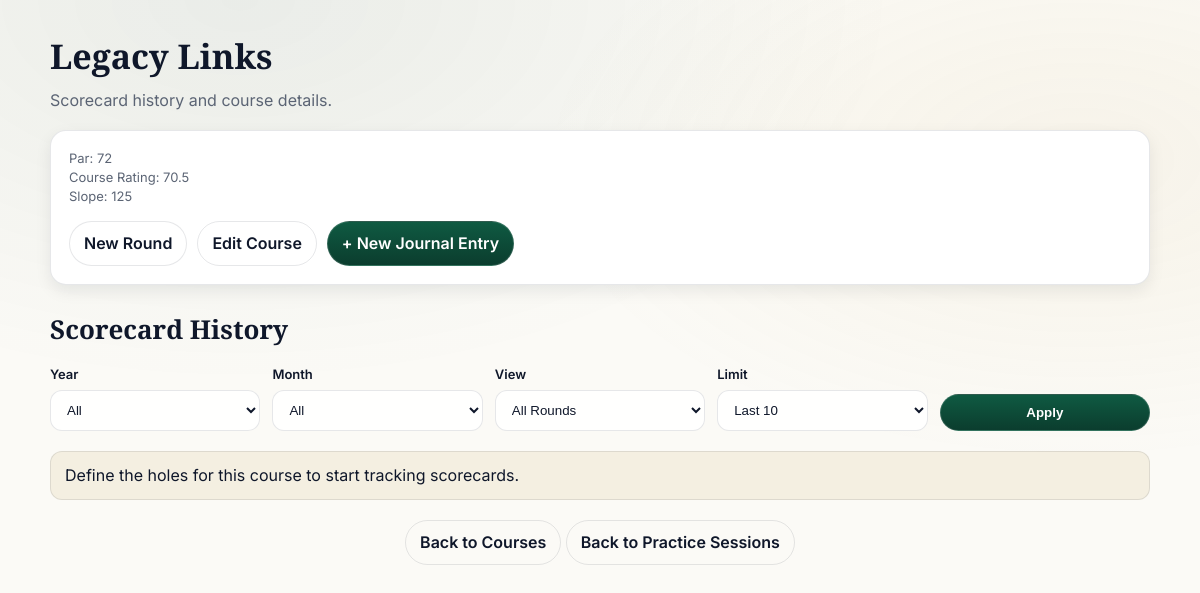
The app's page /courses/1 (signed in) with its own data.
### tables this page shows
CREATE TABLE courses (
    id INTEGER PRIMARY KEY AUTOINCREMENT,
    name TEXT NOT NULL UNIQUE,
    par INTEGER,
    course_rating REAL,
    slope INTEGER
, website_url TEXT);

### app.py (the view, shortened to what this page needs)
@app.route('/courses/<int:course_id>')
@login_required
def course_details(course_id):
    db = get_db()
    selected_year = request.args.get('year')
    selected_month = request.args.get('month')
    selected_view = request.args.get('view', 'all')
    selected_limit = request.args.get('limit', '10')
    limit_value = None
    if selected_limit and selected_limit.lower() not in {'all', '0'}:
        try:
            limit_value = max(1, int(selected_limit))
        except ValueError:
            limit_value = 10
    course = db.execute(
        'SELECT id, name, par, course_rating, slope, website_url FROM courses WHERE id = ?',
        (course_id,)
    ).fetchone()
    if course is None:
        return "Course not found", 404
    holes = db.execute(
        'SELECT id, hole_number, par FROM holes WHERE course_id = ? ORDER BY hole_number',
        (course_id,)
    ).fetchall()
    years_rows = db.execute(
        "SELECT DISTINCT strftime('%Y', entry_date) AS year FROM journal_entries WHERE course_id = ? AND user_id = ? ORDER BY year DESC",
        (course_id, current_user.id)
    ).fetchall()
    available_years = [row['year'] for row in years_rows if row['year']]
    if selected_year:
        months_rows = db.execute(
            "SELECT DISTINCT strftime('%m', entry_date) AS month FROM journal_entries WHERE course_id = ? AND user_id = ? AND strftime('%Y', entry_date) = ? ORDER BY month DESC",
            (course_id, current_user.id, selected_year)
        ).fetchall()
    else:
        months_rows = db.execute(
            "SELECT DISTINCT strftime('%m', entry_date) AS month FROM journal_entries WHERE course_id = ? AND user_id = ? ORDER BY month DESC",
            (course_id, current_user.id)
        ).fetchall()
    available_months = [
        {'value': row['month'], 'label': calendar.month_name[int(row['month'])]}
        for row in months_rows if row['month']
    ]
    entries_query = 'SELECT id, entry_date FROM journal_entries WHERE course_id = ? AND user_id = ?'
    query_params = [course_id, current_user.id]
    if selected_year:
        entries_query += " AND strftime('%Y', entry_date) = ?"
        query_params.append(selected_year)
    if selected_month:
        selected_month = selected_month.zfill(2)
        entries_query += " AND strftime('%m', entry_date) = ?"
        query_params.append(selected_month)
    entries_query += ' ORDER BY entry_date DESC'
    if limit_value is not None:
        entries_query += ' LIMIT ?'
        query_params.append(limit_value)
    entries = db.execute(entries_query, tuple(query_params)).fetchall()
    scores_rows = db.execute(
        'SELECT s.journal_entry_id, h.hole_number, s.score '
        'FROM scores s '
        'JOIN holes h ON s.hole_id = h.id '
        'JOIN journal_entries je ON s.journal_entry_id = je.id '
        'WHERE h.course_id = ? AND je.user_id = ? '
        'ORDER BY s.journal_entry_id, h.hole_number',
        (course_id, current_user.id)
    ).fetchall()
    scores_by_entry = {}
    for row in scores_rows:
        scores_by_entry.setdefault(row['journal_entry_id'], {})[row['hole_number']] = row['score']
    par_out = sum(hole['par'] for hole in holes if hole['hole_number'] <= 9)
    par_in = sum(hole['par'] for hole in holes if hole['hole_number'] > 9)
    par_total = par_out + par_in
    entry_rows = []
    totals_with_scores = [entry['total'] for entry in entry_rows if entry['total'] is not None]
    best_total = min(totals_with_scores) if totals_with_scores else None
    to_par_values = [entry['to_par'] for entry in entry_rows if entry['to_par'] is not None]
    best_to_par = min(to_par_values) if to_par_values else None
    for entry in entry_rows:
        entry['is_best'] = best_total is not None and entry['total'] == best_total
        entry['is_best_to_par'] = best_to_par is not None and entry['to_par'] == best_to_par
    if selected_view == 'best':
        entry_rows = [entry for entry in entry_rows if entry.get('is_best')]
    elif selected_view == 'best_to_par':
        entry_rows = [entry for entry in entry_rows if entry.get('is_best_to_par')]
    return render_template(
        'course_details.html',
        course=course,
        holes=holes,
        entry_rows=entry_rows,
        par_out=par_out,
        par_in=par_in,
        par_total=par_total,
        available_years=available_years,
        available_months=available_months,
        selected_year=selected_year,
        selected_month=selected_month,
        selected_view=selected_view,
        selected_limit=selected_limit,
    )

### app.py (called while the page is built)
def get_db():
    if 'db' not in g:
        g.db = sqlite3.connect(
            app.config['DATABASE'],
            detect_types=sqlite3.PARSE_DECLTYPES
        )
        g.db.row_factory = sqlite3.Row
    return g.db

@login_manager.user_loader
def load_user(user_id):
    db = get_db()
    row = db.execute('SELECT id, username, password_hash, is_admin FROM users WHERE id = ?', (user_id,)).fetchone()
    if row is None:
        return None
    return User(row['id'], row['username'], row['password_hash'], row['is_admin'])

### templates/course_details.html (shortened to what this page needs)
<!doctype html>
<html lang="en">
<head>
    <link rel="stylesheet" href="{{ url_for('static', filename='style.css') }}">
</head>
<body>
    <div class="container">
        <h1 class="page-title">{{ course.name }}</h1>
        <p class="page-subtitle">Scorecard history and course details.</p>
        <div class="card">
            <div class="meta">Par: {{ course.par }}</div>
            <div class="meta">Course Rating: {{ course.course_rating }}</div>
            <div class="meta">Slope: {{ course.slope }}</div>
            <div style="margin-top: 15px; display: flex; gap: 10px; flex-wrap: wrap;">
                {% if current_user.is_authenticated and current_user.is_admin %}
                    <a href="{{ url_for('add_holes_to_course', course_id=course.id) }}" class="btn">New Round</a>
                    <a href="{{ url_for('edit_course', course_id=course.id) }}" class="btn btn-ghost">Edit Course</a>
                {% endif %}
                <a href="{{ url_for('add_journal_entry') }}" class="btn btn-primary">+ New Journal Entry</a>
            </div>
        </div>
        <h2 class="page-title" style="font-size: 26px;">Scorecard History</h2>
        <form method="get" class="scorecard-filters">
            <div class="field">
                <label for="year">Year</label>
                <select id="year" name="year">
                    <option value="">All</option>
                </select>
            </div>
            <div class="field">
                <label for="month">Month</label>
                <select id="month" name="month">
                    <option value="">All</option>
                </select>
            </div>
            <div class="field">
                <label for="view">View</label>
                <select id="view" name="view">
                    <option value="all" {% if selected_view == 'all' %}selected{% endif %}>All Rounds</option>
                </select>
            </div>
            <div class="field">
                <label for="limit">Limit</label>
                <select id="limit" name="limit">
                    <option value="10" {% if selected_limit == '10' %}selected{% endif %}>Last 10</option>
                </select>
            </div>
            <div class="field">
                <label>&nbsp;</label>
                <button type="submit" class="btn btn-primary">Apply</button>
            </div>
        </form>
        {% if not holes %}
            <p class="alert">Define the holes for this course to start tracking scorecards.</p>
        {% endif %}
        <p style="margin-top: 20px; text-align: center;">
            <a href="{{ url_for('course_list') }}" class="btn btn-ghost">Back to Courses</a>
            <a href="{{ url_for('dashboard') }}" class="btn btn-ghost">Back to Practice Sessions</a>
        </p>
    </div>
</body>
</html>

### static/style.css (style rules this page uses)
:root { --bg: #fbfaf6; --surface: #ffffff; --surface-2: #f5f4ee; --text: #0f172a; --muted: #5b6474; --border: rgba(15, 23, 42, 0.10); --green: #0b3d2e; --green-2: #0f5a42; --gold: #c7a24a; --danger: #b42318; --shadow: 0 12px 30px rgba(15, 23, 42, 0.08); --shadow-sm: 0 6px 16px rgba(15, 23, 42, 0.08); --radius: 16px; --radius-sm: 12px; }
* { box-sizing: border-box; }
html, body { height: 100%; }
body { margin: 0; background: radial-gradient(1200px 700px at 20% 0%, rgba(11,61,46,0.07), transparent 55%), radial-gradient(900px 500px at 90% 20%, rgba(199,162,74,0.08), transparent 60%), var(--bg); color: var(--text); font-family: Inter, system-ui, -apple-system, Segoe UI, Roboto, Arial, sans-serif; line-height: 1.45; }
.container { width: min(1100px, calc(100% - 32px)); margin: 32px auto 60px; }
.btn { display: inline-flex; align-items: center; justify-content: center; gap: 8px; padding: 10px 14px; border-radius: 999px; border: 1px solid var(--border); background: var(--surface); color: var(--text); font-weight: 600; text-decoration: none; cursor: pointer; transition: transform 0.08s ease, box-shadow 0.15s ease, background 0.15s ease; }
.btn-primary { background: linear-gradient(180deg, var(--green-2), var(--green)); color: #fff; border-color: rgba(255,255,255,0.15); }
.btn-ghost { background: transparent; }
.page-title { margin: 26px 0 8px; font-family: "Playfair Display", serif; font-size: 34px; }
.page-subtitle { margin: 0 0 18px; color: var(--muted); }
.card { grid-column: span 12; border: 1px solid var(--border); background: var(--surface); border-radius: var(--radius); box-shadow: var(--shadow-sm); padding: 18px; }
.meta { color: var(--muted); font-size: 13px; }
.field { display: grid; gap: 6px; }
label { font-size: 13px; font-weight: 600; color: var(--text); }
input, select, textarea { width: 100%; padding: 11px 12px; border-radius: 12px; border: 1px solid var(--border); background: rgba(255,255,255,0.9); color: var(--text); outline: none; transition: box-shadow 0.15s ease, border-color 0.15s ease; }
.scorecard-filters { display: grid; grid-template-columns: repeat(auto-fit, minmax(160px, 1fr)); gap: 12px; margin: 16px 0 20px; align-items: end; }
.alert { padding: 12px 14px; border-radius: 12px; border: 1px solid var(--border); background: rgba(199,162,74,0.12); }
a { color: var(--green-2); }

### records on screen
courses: name "Legacy Links", par "72", course_rating "70.5", slope "125"
